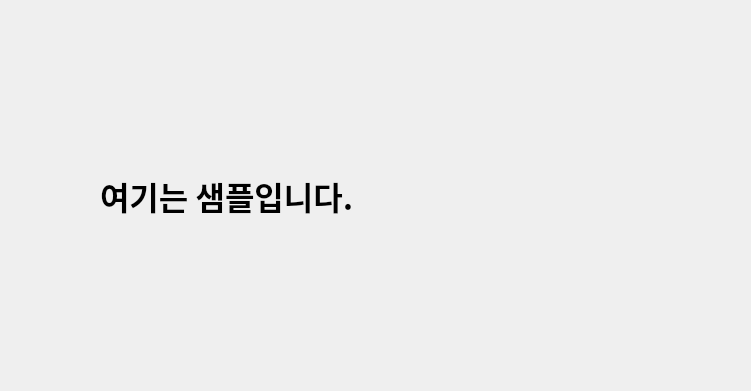
<?xml version="1.0" encoding="UTF-8"?>
<ui version="4.0">
 <class>Dialog</class>
 <widget class="QDialog" name="Dialog">
  <property name="geometry">
   <rect>
    <x>0</x>
    <y>0</y>
    <width>751</width>
    <height>391</height>
   </rect>
  </property>
  <property name="windowTitle">
   <string>Dialog</string>
  </property>
  <widget class="QLabel" name="label">
   <property name="geometry">
    <rect>
     <x>100</x>
     <y>70</y>
     <width>631</width>
     <height>251</height>
    </rect>
   </property>
   <property name="font">
    <font>
     <family>맑은 고딕</family>
     <pointsize>24</pointsize>
     <weight>75</weight>
     <bold>true</bold>
    </font>
   </property>
   <property name="text">
    <string>여기는 샘플입니다.</string>
   </property>
  </widget>
 </widget>
 <resources/>
 <connections/>
</ui>
